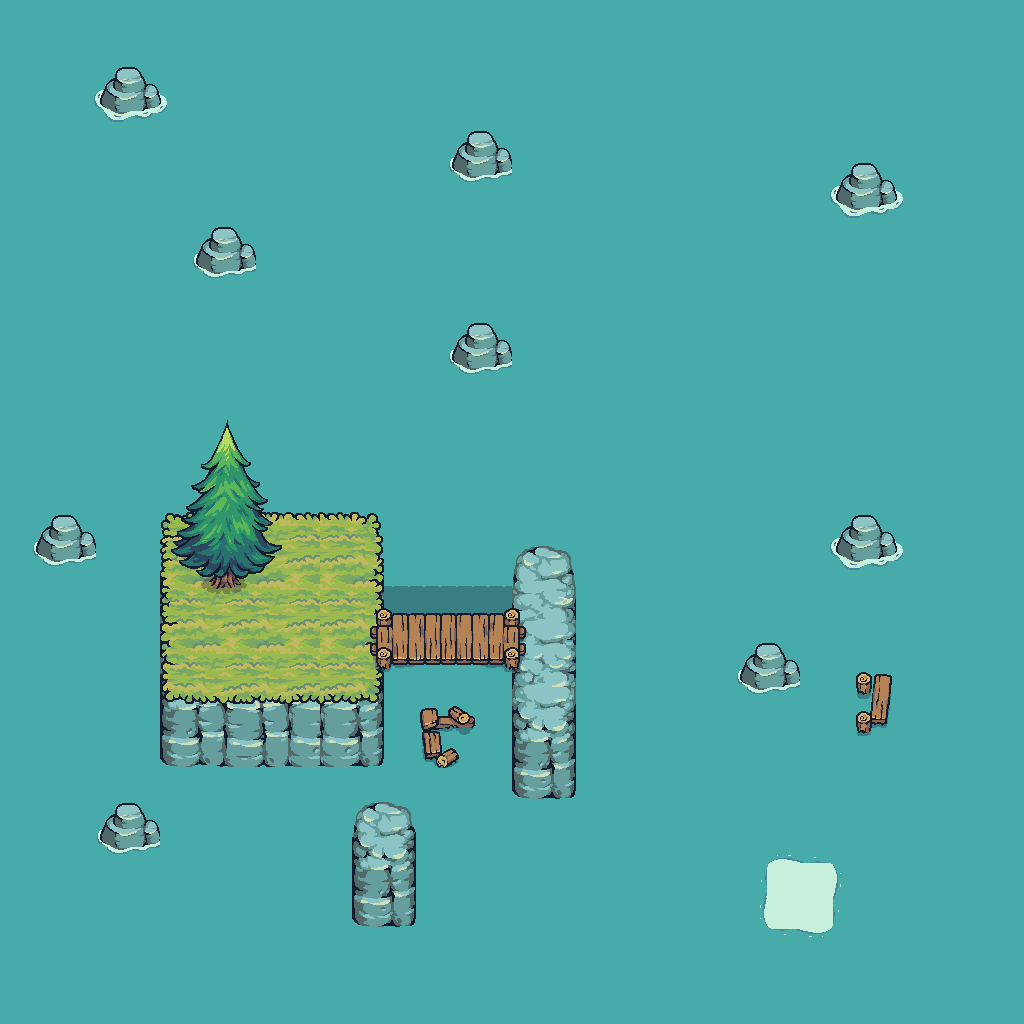

Below is a game level as drawn by its tile map, then a one-line description and the .tmx that defines it (tile-layer data replaced by summaries):
An orthogonal 32x32 tile map with 32x32 px tiles, 5 tile layers (Tile Layer 5, Tile Layer 1, Tile Layer 2, Tile Layer 3, ...), 7 tilesets.

<map version="1.10" tiledversion="1.11.2" orientation="orthogonal" renderorder="right-down" width="32" height="32" tilewidth="32" tileheight="32" infinite="0" nextlayerid="6" nextobjectid="1">
 <tileset firstgid="1" source="Tilesets/Tilemap_Elevation.tsx" />
 <tileset firstgid="129" source="Tilesets/Tilemap_Flat.tsx" />
 <tileset firstgid="289" source="Tilesets/Rocks_03.tsx" />
 <tileset firstgid="417" source="Tilesets/Foam.tsx" />
 <tileset firstgid="705" source="Tilesets/Water.tsx" />
 <tileset firstgid="709" source="Tilesets/Bridge.tsx" />
 <tileset firstgid="757" source="Tilesets/Tree.tsx" />
 <layer id="5" name="Tile Layer 5" width="32" height="32">
  <data>[1024 cells, 22 non-empty, 4 distinct tile ids]</data>
 </layer>
 <layer id="1" name="Tile Layer 1" width="32" height="32">
  <data>[1024 cells, 1024 non-empty, 40 distinct tile ids]</data>
 </layer>
 <layer id="2" name="Tile Layer 2" width="32" height="32">
  <data>[1024 cells, 158 non-empty, 99 distinct tile ids]</data>
 </layer>
 <layer id="3" name="Tile Layer 3" width="32" height="32">
  <data>[1024 cells, 36 non-empty, 36 distinct tile ids]</data>
 </layer>
 <layer id="4" name="Tile Layer 4" width="32" height="32">
  <data>[1024 cells, 0 non-empty, 0 distinct tile ids]</data>
 </layer>
</map>
